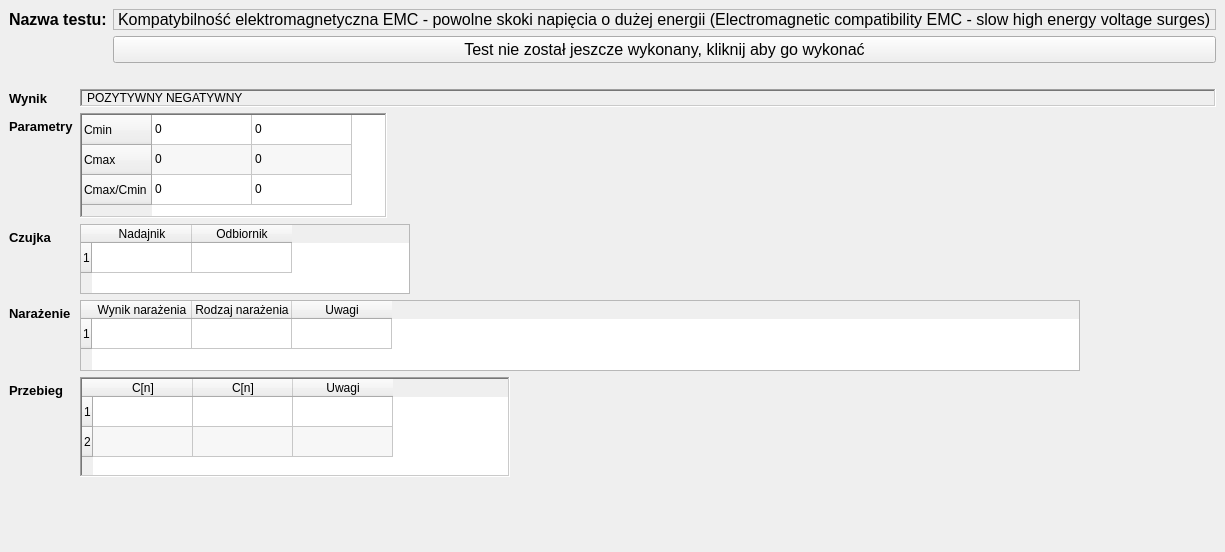
        <widget class="QWidget" name="pEMC_powolneSkokiNapieciaDuzejEnergii">
         <property name="styleSheet">
          <string notr="true"/>
         </property>
         <layout class="QVBoxLayout" name="verticalLayoutpEMC_powolneSkokiNapieciaDuzejEnergii">
          <property name="spacing">
           <number>0</number>
          </property>
          <property name="leftMargin">
           <number>0</number>
          </property>
          <property name="topMargin">
           <number>0</number>
          </property>
          <property name="rightMargin">
           <number>0</number>
          </property>
          <property name="bottomMargin">
           <number>0</number>
          </property>
          <item>
           <widget class="QWidget" name="eMC_powolneSkokiNapieciaDuzejEnergiiWidget" native="true">
            <property name="sizePolicy">
             <sizepolicy hsizetype="Preferred" vsizetype="Minimum">
              <horstretch>0</horstretch>
              <verstretch>0</verstretch>
             </sizepolicy>
            </property>
            <property name="minimumSize">
             <size>
              <width>0</width>
              <height>70</height>
             </size>
            </property>
            <property name="maximumSize">
             <size>
              <width>16777215</width>
              <height>80</height>
             </size>
            </property>
            <property name="font">
             <font>
              <family>Arial</family>
              <pointsize>12</pointsize>
             </font>
            </property>
            <layout class="QFormLayout" name="formLayouteMC_powolneSkokiNapieciaDuzejEnergiiWidget">
             <property name="labelAlignment">
              <set>Qt::AlignLeading|Qt::AlignLeft|Qt::AlignTop</set>
             </property>
             <item row="0" column="0">
              <widget class="QLabel" name="eEMC_powolneSkokiNapieciaDuzejEnergiinazwaTestu">
               <property name="font">
                <font>
                 <family>Arial</family>
                 <pointsize>12</pointsize>
                 <bold>true</bold>
                </font>
               </property>
               <property name="text">
                <string>Nazwa testu:</string>
               </property>
              </widget>
             </item>
             <item row="0" column="1">
              <widget class="QLabel" name="eMC_powolneSkokiNapieciaDuzejEnergiinazwaTestu">
               <property name="maximumSize">
                <size>
                 <width>16777215</width>
                 <height>35</height>
                </size>
               </property>
               <property name="font">
                <font>
                 <family>Arial</family>
                 <pointsize>12</pointsize>
                </font>
               </property>
               <property name="frameShape">
                <enum>QFrame::StyledPanel</enum>
               </property>
               <property name="text">
                <string>Kompatybilność elektromagnetyczna EMC - powolne skoki napięcia o dużej energii (Electromagnetic compatibility EMC - slow high energy voltage surges)</string>
               </property>
              </widget>
             </item>
             <item row="1" column="1">
              <widget class="QPushButton" name="pbEMC_powolneSkokiNapieciaDuzejEnergii">
               <property name="font">
                <font>
                 <family>Arial</family>
                 <pointsize>12</pointsize>
                </font>
               </property>
               <property name="text">
                <string>Test nie został jeszcze wykonany, kliknij aby go wykonać</string>
               </property>
              </widget>
             </item>
             <item row="2" column="1">
              <spacer name="verticalSpacer_3">
               <property name="orientation">
                <enum>Qt::Vertical</enum>
               </property>
               <property name="sizeHint" stdset="0">
                <size>
                 <width>20</width>
                 <height>40</height>
                </size>
               </property>
              </spacer>
             </item>
            </layout>
           </widget>
          </item>
          <item>
           <widget class="QWidget" name="eMC_powolneSkokiNapieciaDuzejEnergiiWyniki" native="true">
            <layout class="QFormLayout" name="formLayouteMC_powolneSkokiNapieciaDuzejEnergiiWyniki">
             <item row="0" column="0">
              <widget class="QLabel" name="etEMC_powolneSkokiNapieciaDuzejEnergiiResult">
               <property name="font">
                <font>
                 <family>Arial</family>
                 <pointsize>10</pointsize>
                 <bold>true</bold>
                </font>
               </property>
               <property name="text">
                <string>Wynik</string>
               </property>
              </widget>
             </item>
             <item row="0" column="1">
              <widget class="QLabel" name="eMC_powolneSkokiNapieciaDuzejEnergiiResult">
               <property name="frameShape">
                <enum>QFrame::WinPanel</enum>
               </property>
               <property name="frameShadow">
                <enum>QFrame::Sunken</enum>
               </property>
               <property name="text">
                <string>POZYTYWNY NEGATYWNY</string>
               </property>
               <property name="margin">
                <number>2</number>
               </property>
               <property name="indent">
                <number>5</number>
               </property>
              </widget>
             </item>
             <item row="1" column="0">
              <widget class="QLabel" name="eteMC_powolneSkokiNapieciaDuzejEnergiiParametry">
               <property name="font">
                <font>
                 <family>Arial</family>
                 <pointsize>10</pointsize>
                 <bold>true</bold>
                </font>
               </property>
               <property name="text">
                <string>Parametry</string>
               </property>
              </widget>
             </item>
             <item row="1" column="1">
              <widget class="QTableWidget" name="eMC_powolneSkokiNapieciaDuzejEnergiiTableParams">
               <property name="sizePolicy">
                <sizepolicy hsizetype="Minimum" vsizetype="Minimum">
                 <horstretch>0</horstretch>
                 <verstretch>0</verstretch>
                </sizepolicy>
               </property>
               <property name="maximumSize">
                <size>
                 <width>307</width>
                 <height>105</height>
                </size>
               </property>
               <property name="frameShape">
                <enum>QFrame::WinPanel</enum>
               </property>
               <property name="verticalScrollBarPolicy">
                <enum>Qt::ScrollBarAsNeeded</enum>
               </property>
               <property name="horizontalScrollBarPolicy">
                <enum>Qt::ScrollBarAsNeeded</enum>
               </property>
               <property name="autoScroll">
                <bool>false</bool>
               </property>
               <property name="editTriggers">
                <set>QAbstractItemView::NoEditTriggers</set>
               </property>
               <property name="tabKeyNavigation">
                <bool>false</bool>
               </property>
               <property name="showDropIndicator" stdset="0">
                <bool>false</bool>
               </property>
               <property name="dragDropOverwriteMode">
                <bool>false</bool>
               </property>
               <property name="alternatingRowColors">
                <bool>true</bool>
               </property>
               <attribute name="horizontalHeaderVisible">
                <bool>false</bool>
               </attribute>
               <row>
                <property name="text">
                 <string>Cmin</string>
                </property>
               </row>
               <row>
                <property name="text">
                 <string>Cmax</string>
                </property>
               </row>
               <row>
                <property name="text">
                 <string>Cmax/Cmin</string>
                </property>
               </row>
               <column>
                <property name="text">
                 <string>Nazwa</string>
                </property>
               </column>
               <column>
                <property name="text">
                 <string>Wartość</string>
                </property>
               </column>
               <item row="0" column="0">
                <property name="text">
                 <string>0</string>
                </property>
               </item>
               <item row="0" column="1">
                <property name="text">
                 <string>0</string>
                </property>
               </item>
               <item row="1" column="0">
                <property name="text">
                 <string>0</string>
                </property>
               </item>
               <item row="1" column="1">
                <property name="text">
                 <string>0</string>
                </property>
               </item>
               <item row="2" column="0">
                <property name="text">
                 <string>0</string>
                </property>
               </item>
               <item row="2" column="1">
                <property name="text">
                 <string>0</string>
                </property>
               </item>
              </widget>
             </item>
             <item row="6" column="1">
              <widget class="QLabel" name="eMC_powolneSkokiNapieciaDuzejEnergiiWynikNarazenia">
               <property name="text">
                <string/>
               </property>
              </widget>
             </item>
             <item row="8" column="1">
              <spacer name="verticalSpacerEMC_powolneSkokiNapieciaDuzejEnergii">
               <property name="orientation">
                <enum>Qt::Vertical</enum>
               </property>
               <property name="sizeHint" stdset="0">
                <size>
                 <width>20</width>
                 <height>40</height>
                </size>
               </property>
              </spacer>
             </item>
             <item row="3" column="0">
              <widget class="QLabel" name="etEMC_powolneSkokiNapieciaDuzejEnergiiWynikNarazenia">
               <property name="font">
                <font>
                 <family>Arial</family>
                 <pointsize>10</pointsize>
                 <bold>true</bold>
                </font>
               </property>
               <property name="text">
                <string>Narażenie</string>
               </property>
              </widget>
             </item>
             <item row="3" column="1">
              <widget class="QTableWidget" name="eMC_powolneSkokiNapieciaDuzejEnergiiNarazenie">
               <property name="minimumSize">
                <size>
                 <width>1000</width>
                 <height>70</height>
                </size>
               </property>
               <property name="maximumSize">
                <size>
                 <width>1000</width>
                 <height>71</height>
                </size>
               </property>
               <property name="editTriggers">
                <set>QAbstractItemView::NoEditTriggers</set>
               </property>
               <row>
                <property name="text">
                 <string>1</string>
                </property>
               </row>
               <column>
                <property name="text">
                 <string>Wynik narażenia</string>
                </property>
               </column>
               <column>
                <property name="text">
                 <string>Rodzaj narażenia</string>
                </property>
               </column>
               <column>
                <property name="text">
                 <string>Uwagi</string>
                </property>
               </column>
              </widget>
             </item>
             <item row="5" column="1">
              <widget class="QTableWidget" name="eMC_powolneSkokiNapieciaDuzejEnergiiTablePrzebieg">
               <property name="minimumSize">
                <size>
                 <width>395</width>
                 <height>100</height>
                </size>
               </property>
               <property name="maximumSize">
                <size>
                 <width>430</width>
                 <height>100</height>
                </size>
               </property>
               <property name="frameShape">
                <enum>QFrame::WinPanel</enum>
               </property>
               <property name="sizeAdjustPolicy">
                <enum>QAbstractScrollArea::AdjustToContents</enum>
               </property>
               <property name="autoScroll">
                <bool>false</bool>
               </property>
               <property name="editTriggers">
                <set>QAbstractItemView::NoEditTriggers</set>
               </property>
               <property name="tabKeyNavigation">
                <bool>false</bool>
               </property>
               <property name="showDropIndicator" stdset="0">
                <bool>false</bool>
               </property>
               <property name="dragDropOverwriteMode">
                <bool>false</bool>
               </property>
               <property name="alternatingRowColors">
                <bool>true</bool>
               </property>
               <property name="selectionMode">
                <enum>QAbstractItemView::NoSelection</enum>
               </property>
               <property name="wordWrap">
                <bool>false</bool>
               </property>
               <property name="cornerButtonEnabled">
                <bool>false</bool>
               </property>
               <attribute name="horizontalHeaderCascadingSectionResizes">
                <bool>true</bool>
               </attribute>
               <attribute name="horizontalHeaderMinimumSectionSize">
                <number>30</number>
               </attribute>
               <attribute name="verticalHeaderVisible">
                <bool>true</bool>
               </attribute>
               <attribute name="verticalHeaderCascadingSectionResizes">
                <bool>true</bool>
               </attribute>
               <attribute name="verticalHeaderShowSortIndicator" stdset="0">
                <bool>false</bool>
               </attribute>
               <attribute name="verticalHeaderStretchLastSection">
                <bool>false</bool>
               </attribute>
               <row>
                <property name="text">
                 <string>1</string>
                </property>
               </row>
               <row>
                <property name="text">
                 <string>2</string>
                </property>
               </row>
               <column>
                <property name="text">
                 <string>C[n]</string>
                </property>
               </column>
               <column>
                <property name="text">
                 <string>C[n]</string>
                </property>
               </column>
               <column>
                <property name="text">
                 <string>Uwagi</string>
                </property>
               </column>
              </widget>
             </item>
             <item row="5" column="0">
              <widget class="QLabel" name="etEMC_powolneSkokiNapieciaDuzejEnergiiPrzebieg">
               <property name="font">
                <font>
                 <family>Arial</family>
                 <pointsize>10</pointsize>
                 <bold>true</bold>
                </font>
               </property>
               <property name="text">
                <string>Przebieg</string>
               </property>
              </widget>
             </item>
             <item row="2" column="0">
              <widget class="QLabel" name="etEMC_powolneSkokiNapieciaDuzejEnergiiCzujka">
               <property name="font">
                <font>
                 <family>Arial</family>
                 <pointsize>10</pointsize>
                 <bold>true</bold>
                </font>
               </property>
               <property name="text">
                <string>Czujka</string>
               </property>
              </widget>
             </item>
             <item row="2" column="1">
              <widget class="QTableWidget" name="eMC_powolneSkokiNapieciaDuzejEnergiitableCzujka">
               <property name="minimumSize">
                <size>
                 <width>309</width>
                 <height>70</height>
                </size>
               </property>
               <property name="maximumSize">
                <size>
                 <width>330</width>
                 <height>70</height>
                </size>
               </property>
               <property name="editTriggers">
                <set>QAbstractItemView::NoEditTriggers</set>
               </property>
               <row>
                <property name="text">
                 <string>1</string>
                </property>
               </row>
               <column>
                <property name="text">
                 <string>Nadajnik</string>
                </property>
               </column>
               <column>
                <property name="text">
                 <string>Odbiornik</string>
                </property>
               </column>
              </widget>
             </item>
            </layout>
           </widget>
          </item>
         </layout>
        </widget>
